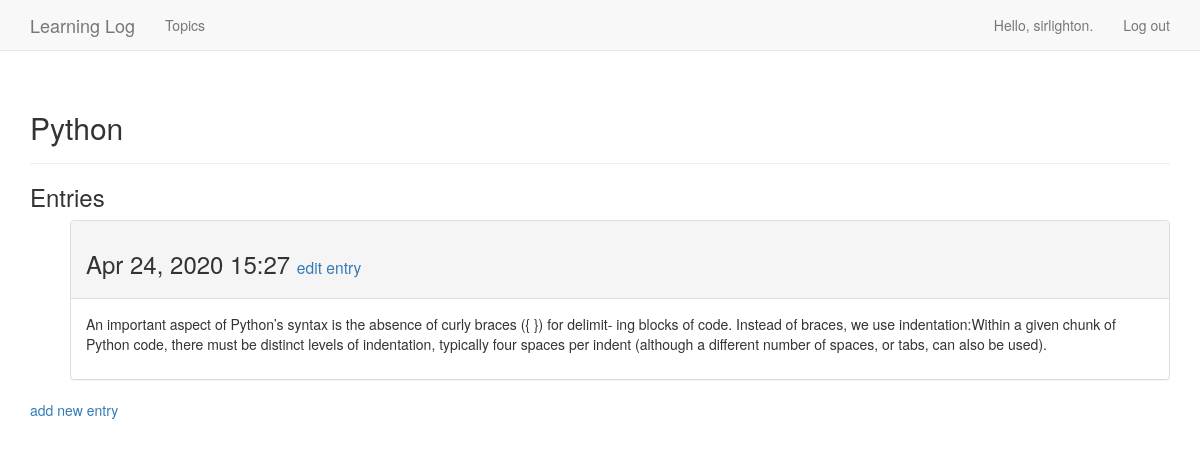
The app's page /topics/4 (signed in) with its own data.
### learning_logs/models.py (models this page shows, shortened)
class Topic(models.Model):
    text = models.CharField(max_length=200)
    date_added = models.DateTimeField(auto_now_add=True)
    owner = models.ForeignKey(User, on_delete=models.CASCADE)
    def __str__(self):
        return self.text

class Entry(models.Model):
    topic = models.ForeignKey(Topic, on_delete=models.CASCADE)
    text = models.TextField()
    date_added = models.DateTimeField(auto_now_add=True)
    class Meta:
        verbose_name_plural = 'entries'

### learning_logs/views.py (the view)
# urls.py: path('topics/<int:pk>', topic, name='topic'),
@login_required
def topic(request, pk):
    topic = get_object_or_404(Topic, id=pk)
    check_user(topic, request)
    entries = topic.entry_set.order_by('-date_added')
    template = 'learning_logs/topic.html'
    context = {'topic': topic, 'entries': entries}
    return render(request, template, context)

### learning_logs/views.py (called while the page is built)
def check_user(topic, request):
    if topic.owner != request.user:
        raise Http404

### learning_logs/templates/learning_logs/topic.html
{% extends 'learning_logs/base.html' %}
{% block header %}
<h2>{{ topic }}</h2>
{% endblock header %}
{% block content %}
  <h3>Entries</h3>
  <ul>
  {% for entry in entries %}
    <div class="panel panel-default">
      <div class="panel-heading">
        <h3>
          {{ entry.date_added|date:'M d, Y H:i' }}
          <small>
            <a href="{% url 'edit_entry' entry.id %}">
              edit entry</a>
          </small>
        </h3>
      </div>
      <div class="panel-body">
        {{ entry.text|linebreaks }}
      </div>
    </div>
  {% empty %}
      There are no entries for this topic yet.
  {% endfor %}
  </ul>
  <p>
    <a href="{% url 'new_entry' topic.id %}">add new entry</a>
</p>
{% endblock content %}

### learning_logs/templates/learning_logs/base.html (shortened to what this page needs)
{% load bootstrap3 %}
<!DOCTYPE html>
<html lang="en">
<head>
    {% bootstrap_css %}
</head>
<body>
    <nav class="navbar navbar-default navbar-static-top">
        <div class="container">
        <div class="navbar-header">
            <a class="navbar-brand" href="{% url 'index' %}">
              Learning Log
            </a>
        </div>
        <div id="navbar" class="navbar-collapse collapse">
            <ul class="nav navbar-nav">
            <li><a href="{% url 'topics' %}">Topics</a></li>
            </ul>
            <ul class="nav navbar-nav navbar-right">
            {% if user.is_authenticated %}
              <li><a>Hello, {{ user.username }}.</a></li>
              <li><a href="{% url 'logout' %}">Log out</a></li>
            {% else %}
              <li><a href="{% url 'register' %}">Register</a></li>
              <li><a href="{% url 'login' %}">Log in</a></li>
            {% endif %}
          </ul>
        </div>
      </div>
    </nav>
    <div class="container">
        <div class="page-header">
        {% block header %}{% endblock header %}
        </div>
        <div>
        {% block content %}{% endblock content %}
        </div>
    </div>
  </body>
</html>

### records on screen
Topic: text "Python"
Entry: date_added "Apr 24, 2020 15:27", text "An important aspect of Python’s syntax is the absence of curly braces ({ }) for delimit- ing blocks of code. Instead of braces, we use indentation:Within a given chunk of Python code, there must be distinct levels of indentation, typically four spaces per indent (although a different number of spaces, or tabs, can also be used)."

### other values on screen
{{ user.username }} "sirlighton"
